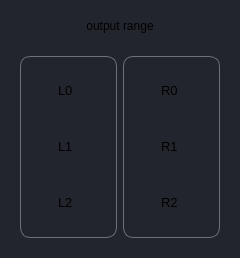
                      <widget class="QFrame" name="range_frame">
                       <property name="minimumSize">
                        <size>
                         <width>240</width>
                         <height>0</height>
                        </size>
                       </property>
                       <property name="maximumSize">
                        <size>
                         <width>1000</width>
                         <height>16777215</height>
                        </size>
                       </property>
                       <property name="styleSheet">
                        <string notr="true">background-color: rgb(34, 37, 46);
border-radius: 10px;</string>
                       </property>
                       <property name="frameShape">
                        <enum>QFrame::Shape::StyledPanel</enum>
                       </property>
                       <property name="frameShadow">
                        <enum>QFrame::Shadow::Raised</enum>
                       </property>
                       <layout class="QVBoxLayout" name="verticalLayout_5">
                        <item>
                         <widget class="QLabel" name="label_7">
                          <property name="minimumSize">
                           <size>
                            <width>0</width>
                            <height>30</height>
                           </size>
                          </property>
                          <property name="maximumSize">
                           <size>
                            <width>16777215</width>
                            <height>30</height>
                           </size>
                          </property>
                          <property name="text">
                           <string>&lt;html&gt;&lt;head/&gt;&lt;body&gt;&lt;p&gt;output range&lt;/p&gt;&lt;/body&gt;&lt;/html&gt;</string>
                          </property>
                          <property name="alignment">
                           <set>Qt::AlignmentFlag::AlignCenter</set>
                          </property>
                         </widget>
                        </item>
                        <item>
                         <widget class="QFrame" name="silder_frame">
                          <property name="frameShape">
                           <enum>QFrame::Shape::StyledPanel</enum>
                          </property>
                          <property name="frameShadow">
                           <enum>QFrame::Shadow::Raised</enum>
                          </property>
                          <layout class="QHBoxLayout" name="horizontalLayout_32">
                           <item>
                            <widget class="QFrame" name="slider_frame_L">
                             <property name="styleSheet">
                              <string notr="true">border:1px solid rgb(107, 114, 120);
border-radius: 10px;	
</string>
                             </property>
                             <property name="frameShape">
                              <enum>QFrame::Shape::StyledPanel</enum>
                             </property>
                             <property name="frameShadow">
                              <enum>QFrame::Shadow::Raised</enum>
                             </property>
                             <layout class="QVBoxLayout" name="verticalLayout_3">
                              <item>
                               <widget class="QWidget" name="L0_silder" native="true">
                                <property name="minimumSize">
                                 <size>
                                  <width>0</width>
                                  <height>50</height>
                                 </size>
                                </property>
                                <property name="maximumSize">
                                 <size>
                                  <width>16777215</width>
                                  <height>50</height>
                                 </size>
                                </property>
                                <property name="styleSheet">
                                 <string notr="true">border: none;	
</string>
                                </property>
                                <layout class="QHBoxLayout" name="horizontalLayout_8">
                                 <item>
                                  <widget class="QLabel" name="L0_silder_label">
                                   <property name="minimumSize">
                                    <size>
                                     <width>20</width>
                                     <height>0</height>
                                    </size>
                                   </property>
                                   <property name="maximumSize">
                                    <size>
                                     <width>20</width>
                                     <height>16777215</height>
                                    </size>
                                   </property>
                                   <property name="text">
                                    <string>&lt;html&gt;&lt;head/&gt;&lt;body&gt;&lt;p&gt;&lt;span style=&quot; font-size:10pt;&quot;&gt;L0&lt;/span&gt;&lt;/p&gt;&lt;/body&gt;&lt;/html&gt;</string>
                                   </property>
                                  </widget>
                                 </item>
                                </layout>
                               </widget>
                              </item>
                              <item>
                               <widget class="QWidget" name="L1_silder" native="true">
                                <property name="minimumSize">
                                 <size>
                                  <width>0</width>
                                  <height>50</height>
                                 </size>
                                </property>
                                <property name="maximumSize">
                                 <size>
                                  <width>16777215</width>
                                  <height>50</height>
                                 </size>
                                </property>
                                <property name="styleSheet">
                                 <string notr="true">border: none;	
</string>
                                </property>
                                <layout class="QHBoxLayout" name="horizontalLayout_9">
                                 <item>
                                  <widget class="QLabel" name="L1_silder_label">
                                   <property name="minimumSize">
                                    <size>
                                     <width>20</width>
                                     <height>0</height>
                                    </size>
                                   </property>
                                   <property name="maximumSize">
                                    <size>
                                     <width>20</width>
                                     <height>16777215</height>
                                    </size>
                                   </property>
                                   <property name="text">
                                    <string>&lt;html&gt;&lt;head/&gt;&lt;body&gt;&lt;p&gt;&lt;span style=&quot; font-size:10pt;&quot;&gt;L1&lt;/span&gt;&lt;/p&gt;&lt;/body&gt;&lt;/html&gt;</string>
                                   </property>
                                  </widget>
                                 </item>
                                </layout>
                               </widget>
                              </item>
                              <item>
                               <widget class="QWidget" name="L2_silder" native="true">
                                <property name="minimumSize">
                                 <size>
                                  <width>0</width>
                                  <height>50</height>
                                 </size>
                                </property>
                                <property name="maximumSize">
                                 <size>
                                  <width>16777215</width>
                                  <height>50</height>
                                 </size>
                                </property>
                                <property name="styleSheet">
                                 <string notr="true">border: none;	
</string>
                                </property>
                                <layout class="QHBoxLayout" name="horizontalLayout_10">
                                 <item>
                                  <widget class="QLabel" name="L2_silder_label">
                                   <property name="minimumSize">
                                    <size>
                                     <width>20</width>
                                     <height>0</height>
                                    </size>
                                   </property>
                                   <property name="maximumSize">
                                    <size>
                                     <width>20</width>
                                     <height>16777215</height>
                                    </size>
                                   </property>
                                   <property name="text">
                                    <string>&lt;html&gt;&lt;head/&gt;&lt;body&gt;&lt;p&gt;&lt;span style=&quot; font-size:10pt;&quot;&gt;L2&lt;/span&gt;&lt;/p&gt;&lt;/body&gt;&lt;/html&gt;</string>
                                   </property>
                                  </widget>
                                 </item>
                                </layout>
                               </widget>
                              </item>
                             </layout>
                            </widget>
                           </item>
                           <item>
                            <widget class="QFrame" name="slider_frame_R">
                             <property name="styleSheet">
                              <string notr="true">border:1px solid rgb(107, 114, 120);
border-radius: 10px;	
</string>
                             </property>
                             <property name="frameShape">
                              <enum>QFrame::Shape::StyledPanel</enum>
                             </property>
                             <property name="frameShadow">
                              <enum>QFrame::Shadow::Raised</enum>
                             </property>
                             <layout class="QVBoxLayout" name="verticalLayout_4">
                              <item>
                               <widget class="QWidget" name="R0_silder" native="true">
                                <property name="minimumSize">
                                 <size>
                                  <width>0</width>
                                  <height>50</height>
                                 </size>
                                </property>
                                <property name="maximumSize">
                                 <size>
                                  <width>16777215</width>
                                  <height>50</height>
                                 </size>
                                </property>
                                <property name="styleSheet">
                                 <string notr="true">border: none;	
</string>
                                </property>
                                <layout class="QHBoxLayout" name="horizontalLayout_13">
                                 <item>
                                  <widget class="QLabel" name="R0_silder_label">
                                   <property name="minimumSize">
                                    <size>
                                     <width>20</width>
                                     <height>0</height>
                                    </size>
                                   </property>
                                   <property name="maximumSize">
                                    <size>
                                     <width>20</width>
                                     <height>16777215</height>
                                    </size>
                                   </property>
                                   <property name="text">
                                    <string>&lt;html&gt;&lt;head/&gt;&lt;body&gt;&lt;p&gt;&lt;span style=&quot; font-size:10pt;&quot;&gt;R0&lt;/span&gt;&lt;/p&gt;&lt;/body&gt;&lt;/html&gt;</string>
                                   </property>
                                  </widget>
                                 </item>
                                </layout>
                               </widget>
                              </item>
                              <item>
                               <widget class="QWidget" name="R1_silder" native="true">
                                <property name="minimumSize">
                                 <size>
                                  <width>0</width>
                                  <height>50</height>
                                 </size>
                                </property>
                                <property name="maximumSize">
                                 <size>
                                  <width>16777215</width>
                                  <height>50</height>
                                 </size>
                                </property>
                                <property name="styleSheet">
                                 <string notr="true">border: none;	
</string>
                                </property>
                                <layout class="QHBoxLayout" name="horizontalLayout_30">
                                 <item>
                                  <widget class="QLabel" name="R1_silder_label">
                                   <property name="minimumSize">
                                    <size>
                                     <width>20</width>
                                     <height>0</height>
                                    </size>
                                   </property>
                                   <property name="maximumSize">
                                    <size>
                                     <width>20</width>
                                     <height>16777215</height>
                                    </size>
                                   </property>
                                   <property name="text">
                                    <string>&lt;html&gt;&lt;head/&gt;&lt;body&gt;&lt;p&gt;&lt;span style=&quot; font-size:10pt;&quot;&gt;R1&lt;/span&gt;&lt;/p&gt;&lt;/body&gt;&lt;/html&gt;</string>
                                   </property>
                                  </widget>
                                 </item>
                                </layout>
                               </widget>
                              </item>
                              <item>
                               <widget class="QWidget" name="R2_silder" native="true">
                                <property name="minimumSize">
                                 <size>
                                  <width>0</width>
                                  <height>50</height>
                                 </size>
                                </property>
                                <property name="maximumSize">
                                 <size>
                                  <width>16777215</width>
                                  <height>50</height>
                                 </size>
                                </property>
                                <property name="styleSheet">
                                 <string notr="true">border: none;	
</string>
                                </property>
                                <layout class="QHBoxLayout" name="horizontalLayout_31">
                                 <item>
                                  <widget class="QLabel" name="R2_silder_label">
                                   <property name="minimumSize">
                                    <size>
                                     <width>20</width>
                                     <height>0</height>
                                    </size>
                                   </property>
                                   <property name="maximumSize">
                                    <size>
                                     <width>20</width>
                                     <height>16777215</height>
                                    </size>
                                   </property>
                                   <property name="text">
                                    <string>&lt;html&gt;&lt;head/&gt;&lt;body&gt;&lt;p&gt;&lt;span style=&quot; font-size:10pt;&quot;&gt;R2&lt;/span&gt;&lt;/p&gt;&lt;/body&gt;&lt;/html&gt;</string>
                                   </property>
                                  </widget>
                                 </item>
                                </layout>
                               </widget>
                              </item>
                             </layout>
                            </widget>
                           </item>
                          </layout>
                         </widget>
                        </item>
                       </layout>
                      </widget>
